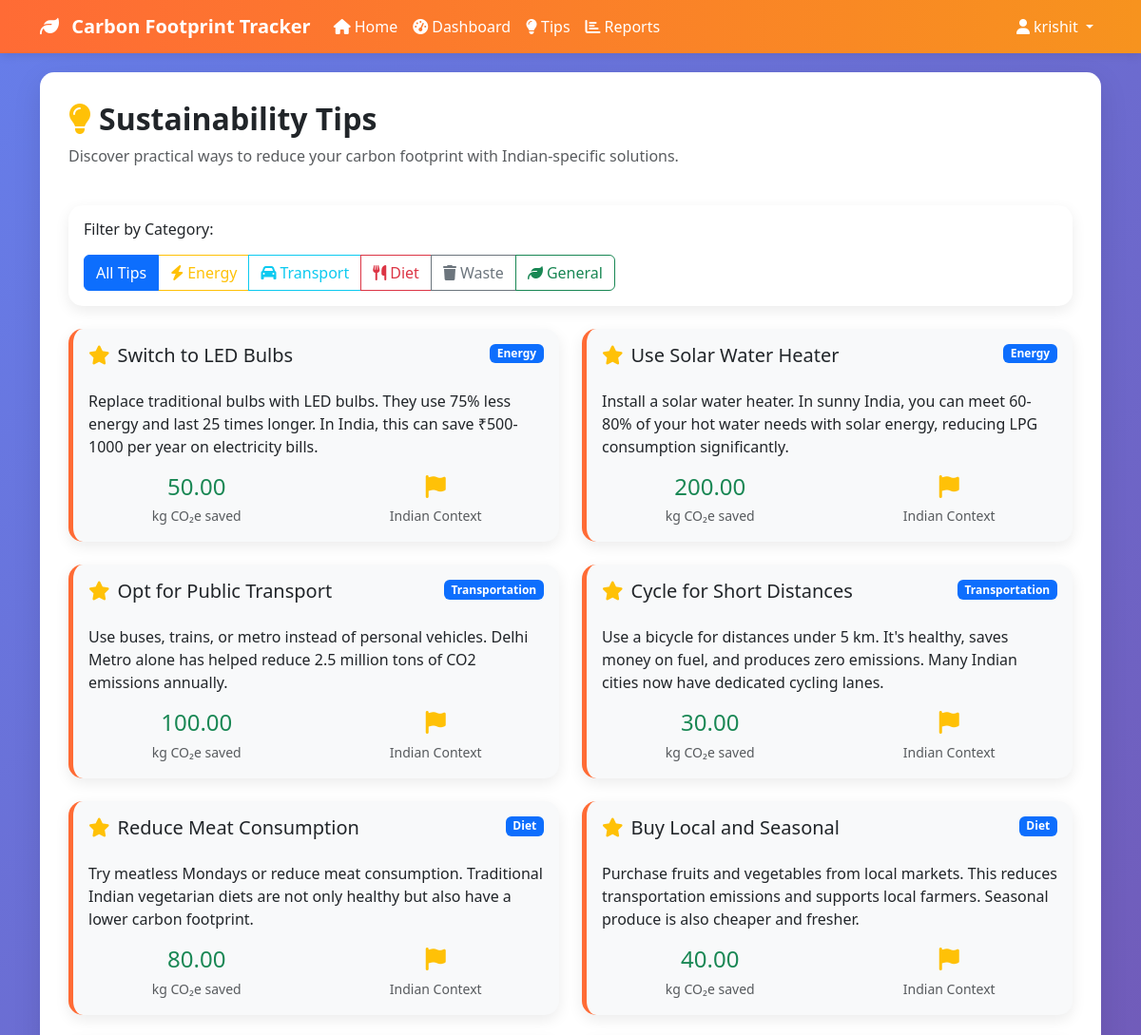
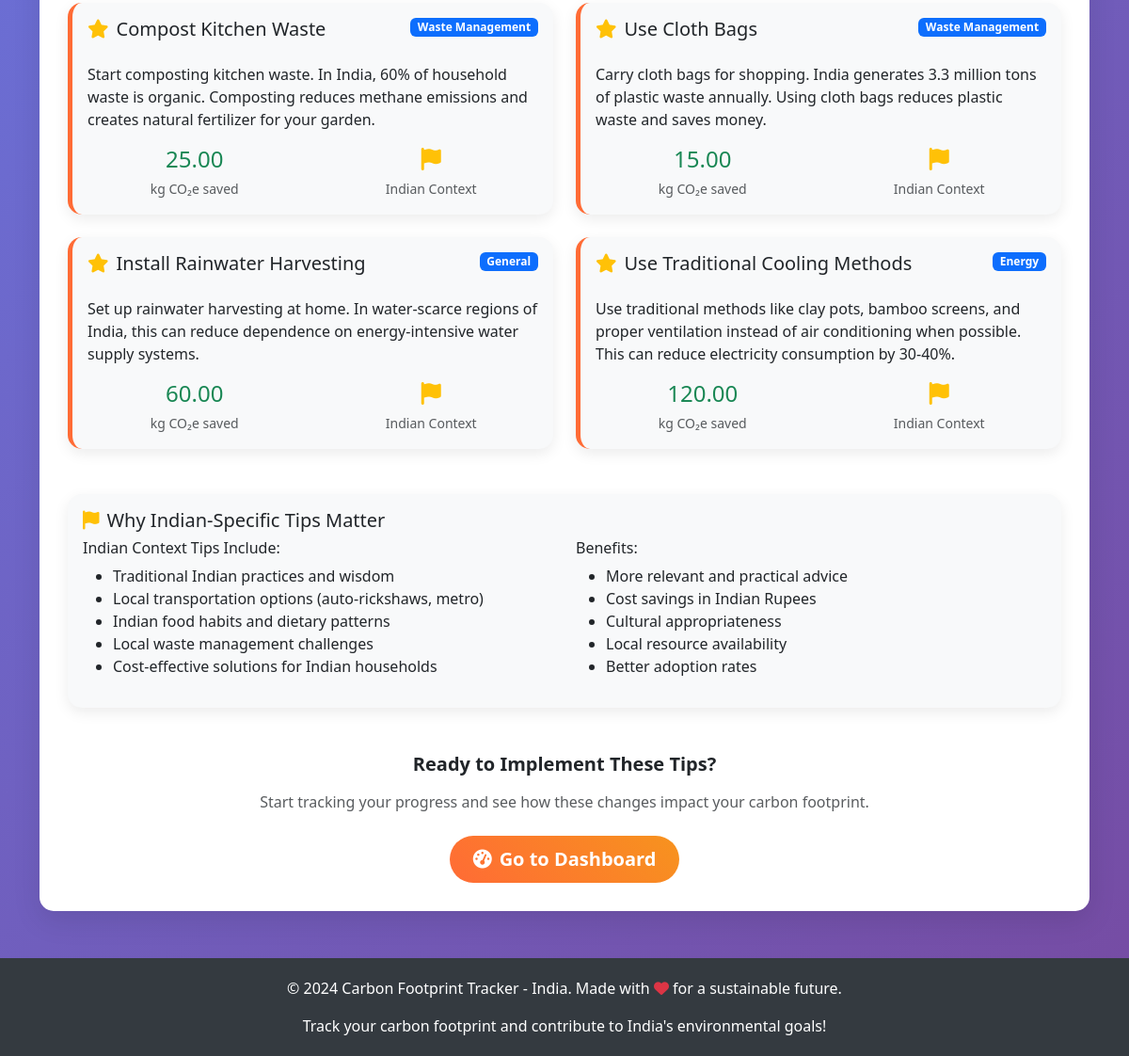
Screenshot of /tips/ (signed in) with the database file from the repository (2 pictures, top to bottom).
### footprint/models.py (models this page shows, shortened)
class SustainabilityTip(models.Model):
    CATEGORY_CHOICES = [
        ('energy', 'Energy'),
        ('transport', 'Transportation'),
        ('diet', 'Diet'),
        ('waste', 'Waste Management'),
        ('general', 'General'),
    ]
    title = models.CharField(max_length=200)
    description = models.TextField()
    category = models.CharField(max_length=20, choices=CATEGORY_CHOICES)
    impact_kg_co2 = models.DecimalField(max_digits=8, decimal_places=2, help_text="Potential CO2 savings in kg")
    indian_context = models.BooleanField(default=True, help_text="Tip specific to Indian context")
    created_at = models.DateTimeField(auto_now_add=True)

### footprint/views.py (the view)
# urls.py: path('tips/', views.tips, name='tips'),
@login_required
def tips(request):
    category = request.GET.get('category', '')
    if category:
        tips = SustainabilityTip.objects.filter(
            category=category,
            indian_context=True
        )
    else:
        tips = SustainabilityTip.objects.filter(indian_context=True)
    context = {
        'tips': tips,
        'selected_category': category,
    }
    return render(request, 'footprint/tips.html', context)

### templates/footprint/tips.html (shortened to what this page needs)
{% extends 'base.html' %}
{% block content %}
<div class="main-content">
    <div class="row mb-4">
        <div class="col-12">
            <h2 class="fw-bold">
                <i class="fas fa-lightbulb me-2 text-warning"></i>Sustainability Tips
            </h2>
            <p class="text-muted">Discover practical ways to reduce your carbon footprint with Indian-specific solutions.</p>
        </div>
    </div>
    <div class="row mb-4">
        <div class="col-12">
            <div class="card">
                <div class="card-body">
                    <h6 class="mb-3">Filter by Category:</h6>
                    <div class="btn-group" role="group">
                        <a href="{% url 'tips' %}" class="btn btn-outline-primary {% if not selected_category %}active{% endif %}">
                            All Tips
                        </a>
                        <a href="{% url 'tips' %}?category=energy" class="btn btn-outline-warning {% if selected_category == 'energy' %}active{% endif %}">
                            <i class="fas fa-bolt me-1"></i>Energy
                        </a>
                        <a href="{% url 'tips' %}?category=transport" class="btn btn-outline-info {% if selected_category == 'transport' %}active{% endif %}">
                            <i class="fas fa-car me-1"></i>Transport
                        </a>
                        <a href="{% url 'tips' %}?category=diet" class="btn btn-outline-danger {% if selected_category == 'diet' %}active{% endif %}">
                            <i class="fas fa-utensils me-1"></i>Diet
                        </a>
                        <a href="{% url 'tips' %}?category=waste" class="btn btn-outline-secondary {% if selected_category == 'waste' %}active{% endif %}">
                            <i class="fas fa-trash me-1"></i>Waste
                        </a>
                        <a href="{% url 'tips' %}?category=general" class="btn btn-outline-success {% if selected_category == 'general' %}active{% endif %}">
                            <i class="fas fa-leaf me-1"></i>General
                        </a>
                    </div>
                </div>
            </div>
        </div>
    </div>
    <div class="row g-4">
        {% for tip in tips %}
        <div class="col-lg-6">
            <div class="card tip-card h-100">
                <div class="card-body">
                    <div class="d-flex justify-content-between align-items-start mb-3">
                        <h5 class="card-title">
                            <i class="fas fa-star text-warning me-2"></i>{{ tip.title }}
                        </h5>
                        <span class="badge bg-primary">{{ tip.get_category_display }}</span>
                    </div>
                    <p class="card-text">{{ tip.description }}</p>
                    <div class="row mt-3">
                        <div class="col-6">
                            <div class="text-center">
                                <div class="h4 text-success mb-1">{{ tip.impact_kg_co2 }}</div>
                                <small class="text-muted">kg CO₂e saved</small>
                            </div>
                        </div>
                        <div class="col-6">
                            <div class="text-center">
                                <div class="h4 text-info mb-1">
                                    {% if tip.indian_context %}
                                        <i class="fas fa-flag text-warning"></i>
                                    {% else %}
                                        <i class="fas fa-globe text-info"></i>
                                    {% endif %}
                                </div>
                                <small class="text-muted">
                                    {% if tip.indian_context %}
                                        Indian Context
                                    {% else %}
                                        Global Tip
                                    {% endif %}
                                </small>
                            </div>
                        </div>
                    </div>
                </div>
            </div>
        </div>
        {% endfor %}
    </div>
    <div class="row mt-5">
        <div class="col-12">
            <div class="card bg-light">
                <div class="card-body">
                    <h5 class="card-title">
                        <i class="fas fa-flag me-2 text-warning"></i>Why Indian-Specific Tips Matter
                    </h5>
                    <div class="row">
                        <div class="col-md-6">
                            <h6>Indian Context Tips Include:</h6>
                            <ul>
                                <li>Traditional Indian practices and wisdom</li>
                                <li>Local transportation options (auto-rickshaws, metro)</li>
                                <li>Indian food habits and dietary patterns</li>
                                <li>Local waste management challenges</li>
                                <li>Cost-effective solutions for Indian households</li>
                            </ul>
                        </div>
                        <div class="col-md-6">
                            <h6>Benefits:</h6>
                            <ul>
                                <li>More relevant and practical advice</li>
                                <li>Cost savings in Indian Rupees</li>
                                <li>Cultural appropriateness</li>
                                <li>Local resource availability</li>
                                <li>Better adoption rates</li>
                            </ul>
                        </div>
                    </div>
                </div>
            </div>
        </div>
    </div>
    <div class="text-center mt-5">
        <h5 class="fw-bold mb-3">Ready to Implement These Tips?</h5>
        <p class="text-muted mb-4">Start tracking your progress and see how these changes impact your carbon footprint.</p>
        <a href="{% url 'dashboard' %}" class="btn btn-primary btn-lg">
            <i class="fas fa-tachometer-alt me-2"></i>Go to Dashboard
        </a>
    </div>
</div>
{% endblock %}

### templates/base.html (shortened to what this page needs)
<!DOCTYPE html>
<html lang="en">
<head>
    <link href="https://cdn.jsdelivr.net/npm/bootstrap@5.3.0/dist/css/bootstrap.min.css" rel="stylesheet">
    <link rel="stylesheet" href="https://cdnjs.cloudflare.com/ajax/libs/font-awesome/6.4.0/css/all.min.css">
</head>
<body>
    <nav class="navbar navbar-expand-lg navbar-dark">
        <div class="container">
            <a class="navbar-brand" href="{% url 'home' %}">
                <i class="fas fa-leaf me-2"></i>
                Carbon Footprint Tracker
            </a>
            <div class="collapse navbar-collapse" id="navbarNav">
                <ul class="navbar-nav me-auto">
                    <li class="nav-item">
                        <a class="nav-link" href="{% url 'home' %}">
                            <i class="fas fa-home me-1"></i>Home
                        </a>
                    </li>
                    {% if user.is_authenticated %}
                    <li class="nav-item">
                        <a class="nav-link" href="{% url 'dashboard' %}">
                            <i class="fas fa-tachometer-alt me-1"></i>Dashboard
                        </a>
                    </li>
                    <li class="nav-item">
                        <a class="nav-link" href="{% url 'tips' %}">
                            <i class="fas fa-lightbulb me-1"></i>Tips
                        </a>
                    </li>
                    <li class="nav-item">
                        <a class="nav-link" href="{% url 'reports' %}">
                            <i class="fas fa-chart-bar me-1"></i>Reports
                        </a>
                    </li>
                    {% endif %}
                </ul>
                <ul class="navbar-nav">
                    {% if user.is_authenticated %}
                    <li class="nav-item dropdown">
                        <a class="nav-link dropdown-toggle" href="#" id="navbarDropdown" role="button" data-bs-toggle="dropdown">
                            <i class="fas fa-user me-1"></i>{{ user.username }}
                        </a>
                    </li>
                    {% endif %}
                </ul>
            </div>
        </div>
    </nav>
    <div class="container">
        {% block content %}{% endblock %}
    </div>
    <footer class="footer">
        <div class="container">
            <p>&copy; 2024 Carbon Footprint Tracker - India. Made with <i class="fas fa-heart text-danger"></i> for a sustainable future.</p>
            <p class="mb-0">Track your carbon footprint and contribute to India's environmental goals!</p>
        </div>
    </footer>
</body>
</html>

### templates/base.html (style rules this page uses)
:root { --primary-color: #FF6B35; --secondary-color: #F7931E; --accent-color: #FFD23F; --success-color: #28a745; --info-color: #17a2b8; --warning-color: #ffc107; --danger-color: #dc3545; --dark-color: #343a40; --light-color: #f8f9fa; }
body { background: linear-gradient(135deg, #667eea 0%, #764ba2 100%); min-height: 100vh; font-family: 'Segoe UI', Tahoma, Geneva, Verdana, sans-serif; }
.navbar { background: linear-gradient(90deg, var(--primary-color), var(--secondary-color)) !important; box-shadow: 0 2px 10px rgba(0,0,0,0.1); }
.navbar-brand { font-weight: bold; color: white !important; }
.nav-link { color: white !important; font-weight: 500; }
.main-content { background: white; border-radius: 15px; box-shadow: 0 10px 30px rgba(0,0,0,0.1); margin: 20px 0; padding: 30px; }
.card { border: none; border-radius: 15px; box-shadow: 0 5px 15px rgba(0,0,0,0.08); transition: transform 0.3s ease; }
.btn-primary { background: linear-gradient(45deg, var(--primary-color), var(--secondary-color)); border: none; border-radius: 25px; padding: 10px 25px; font-weight: 600; }
.footer { background: var(--dark-color); color: white; text-align: center; padding: 20px 0; margin-top: 50px; }
.tip-card { border-left: 5px solid var(--primary-color); background: #f8f9fa; }

### rows the page displays
SustainabilityTip: title "Switch to LED Bulbs", category "Energy", description "Replace traditional bulbs with LED bulbs. They use 75% less energy and last 25 times longer. In India, this can save ₹500-1000 per year on electricity bills.", impact_kg_co2 "50.00", indian_context True (drawn)
SustainabilityTip: title "Use Solar Water Heater", category "Energy", description "Install a solar water heater. In sunny India, you can meet 60-80% of your hot water needs with solar energy, reducing LPG consumption significantly.", impact_kg_co2 "200.00", indian_context True (drawn)
SustainabilityTip: title "Opt for Public Transport", category "Transportation", description "Use buses, trains, or metro instead of personal vehicles. Delhi Metro alone has helped reduce 2.5 million tons of CO2 emissions annually.", impact_kg_co2 "100.00", indian_context True (drawn)
SustainabilityTip: title "Cycle for Short Distances", category "Transportation", description "Use a bicycle for distances under 5 km. It's healthy, saves money on fuel, and produces zero emissions. Many Indian cities now have dedicated cycling lanes.", impact_kg_co2 "30.00", indian_context True (drawn)
SustainabilityTip: title "Reduce Meat Consumption", category "Diet", description "Try meatless Mondays or reduce meat consumption. Traditional Indian vegetarian diets are not only healthy but also have a lower carbon footprint.", impact_kg_co2 "80.00", indian_context True (drawn)
SustainabilityTip: title "Buy Local and Seasonal", category "Diet", description "Purchase fruits and vegetables from local markets. This reduces transportation emissions and supports local farmers. Seasonal produce is also cheaper and fresher.", impact_kg_co2 "40.00", indian_context True (drawn)
SustainabilityTip: title "Compost Kitchen Waste", category "Waste Management", description "Start composting kitchen waste. In India, 60% of household waste is organic. Composting reduces methane emissions and creates natural fertilizer for your garden.", impact_kg_co2 "25.00", indian_context True (drawn)
SustainabilityTip: title "Use Cloth Bags", category "Waste Management", description "Carry cloth bags for shopping. India generates 3.3 million tons of plastic waste annually. Using cloth bags reduces plastic waste and saves money.", impact_kg_co2 "15.00", indian_context True (drawn)
SustainabilityTip: title "Install Rainwater Harvesting", category "General", description "Set up rainwater harvesting at home. In water-scarce regions of India, this can reduce dependence on energy-intensive water supply systems.", impact_kg_co2 "60.00", indian_context True (drawn)
SustainabilityTip: title "Use Traditional Cooling Methods", category "Energy", description "Use traditional methods like clay pots, bamboo screens, and proper ventilation instead of air conditioning when possible. This can reduce electricity consumption by 30-40%.", impact_kg_co2 "120.00", indian_context True (drawn)

### other values shown
{{ user.username }} "krishit"
